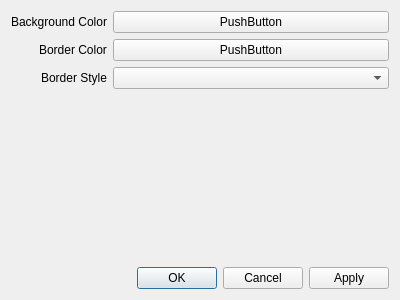
<?xml version="1.0" encoding="UTF-8"?>
<ui version="4.0">
 <class>Dialog</class>
 <widget class="QDialog" name="Dialog">
  <property name="geometry">
   <rect>
    <x>0</x>
    <y>0</y>
    <width>400</width>
    <height>300</height>
   </rect>
  </property>
  <property name="sizePolicy">
   <sizepolicy hsizetype="Fixed" vsizetype="Fixed">
    <horstretch>0</horstretch>
    <verstretch>0</verstretch>
   </sizepolicy>
  </property>
  <property name="windowTitle">
   <string>Dialog</string>
  </property>
  <layout class="QVBoxLayout" name="verticalLayout">
   <item>
    <layout class="QFormLayout" name="formLayout">
     <property name="labelAlignment">
      <set>Qt::AlignRight|Qt::AlignTrailing|Qt::AlignVCenter</set>
     </property>
     <item row="0" column="0">
      <widget class="QLabel" name="label_2">
       <property name="text">
        <string>Background Color</string>
       </property>
      </widget>
     </item>
     <item row="0" column="1">
      <widget class="QPushButton" name="pushButton">
       <property name="text">
        <string>PushButton</string>
       </property>
      </widget>
     </item>
     <item row="1" column="0">
      <widget class="QLabel" name="label_3">
       <property name="text">
        <string>Border Color</string>
       </property>
      </widget>
     </item>
     <item row="1" column="1">
      <widget class="QPushButton" name="pushButton_2">
       <property name="text">
        <string>PushButton</string>
       </property>
      </widget>
     </item>
     <item row="2" column="0">
      <widget class="QLabel" name="label">
       <property name="text">
        <string>Border Style</string>
       </property>
      </widget>
     </item>
     <item row="2" column="1">
      <widget class="QComboBox" name="comboBox"/>
     </item>
    </layout>
   </item>
   <item>
    <widget class="QDialogButtonBox" name="buttonBox">
     <property name="orientation">
      <enum>Qt::Horizontal</enum>
     </property>
     <property name="standardButtons">
      <set>QDialogButtonBox::Apply|QDialogButtonBox::Cancel|QDialogButtonBox::Ok</set>
     </property>
    </widget>
   </item>
  </layout>
 </widget>
 <resources/>
 <connections>
  <connection>
   <sender>buttonBox</sender>
   <signal>accepted()</signal>
   <receiver>Dialog</receiver>
   <slot>accept()</slot>
   <hints>
    <hint type="sourcelabel">
     <x>248</x>
     <y>254</y>
    </hint>
    <hint type="destinationlabel">
     <x>157</x>
     <y>274</y>
    </hint>
   </hints>
  </connection>
  <connection>
   <sender>buttonBox</sender>
   <signal>rejected()</signal>
   <receiver>Dialog</receiver>
   <slot>reject()</slot>
   <hints>
    <hint type="sourcelabel">
     <x>316</x>
     <y>260</y>
    </hint>
    <hint type="destinationlabel">
     <x>286</x>
     <y>274</y>
    </hint>
   </hints>
  </connection>
 </connections>
</ui>
